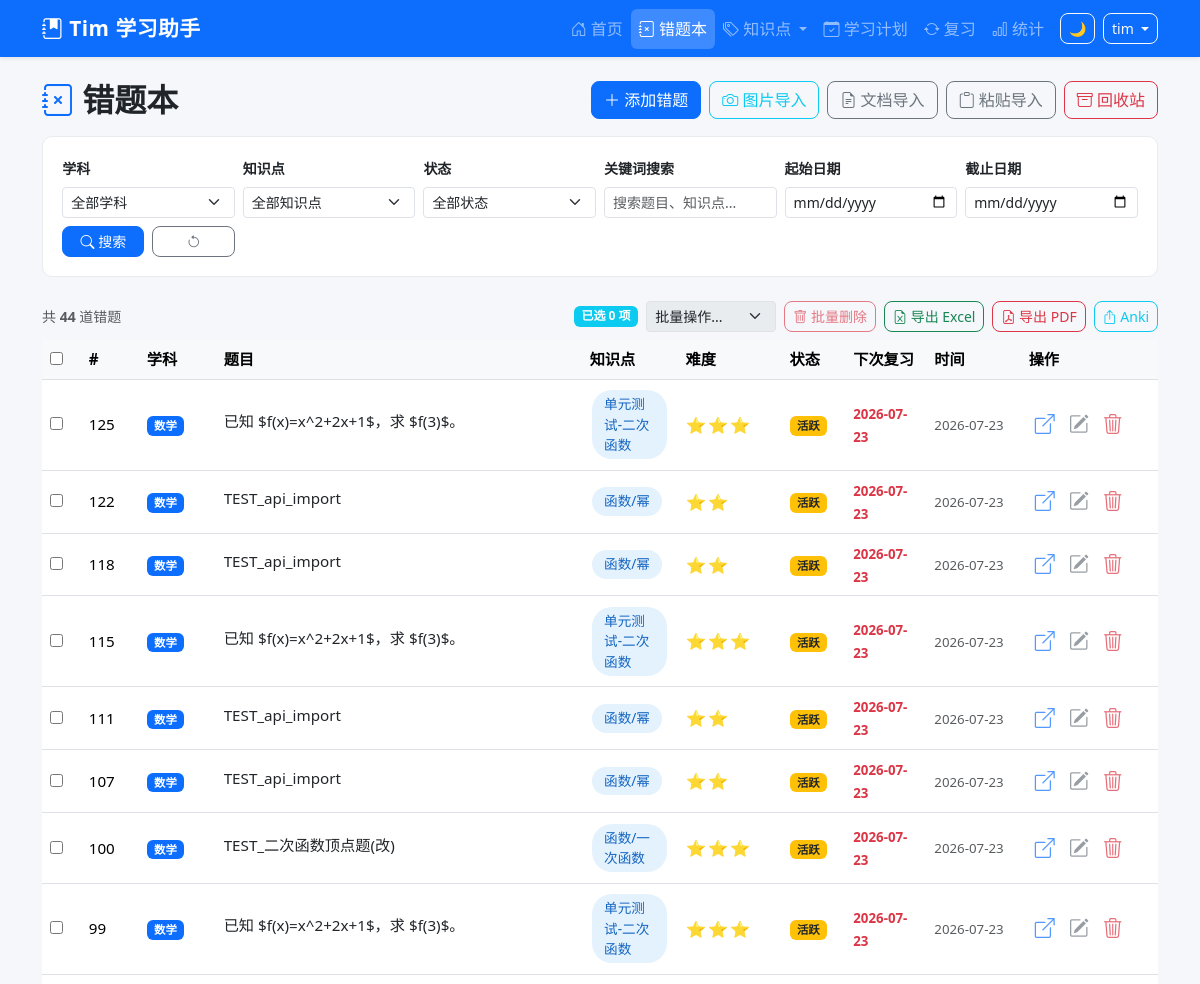
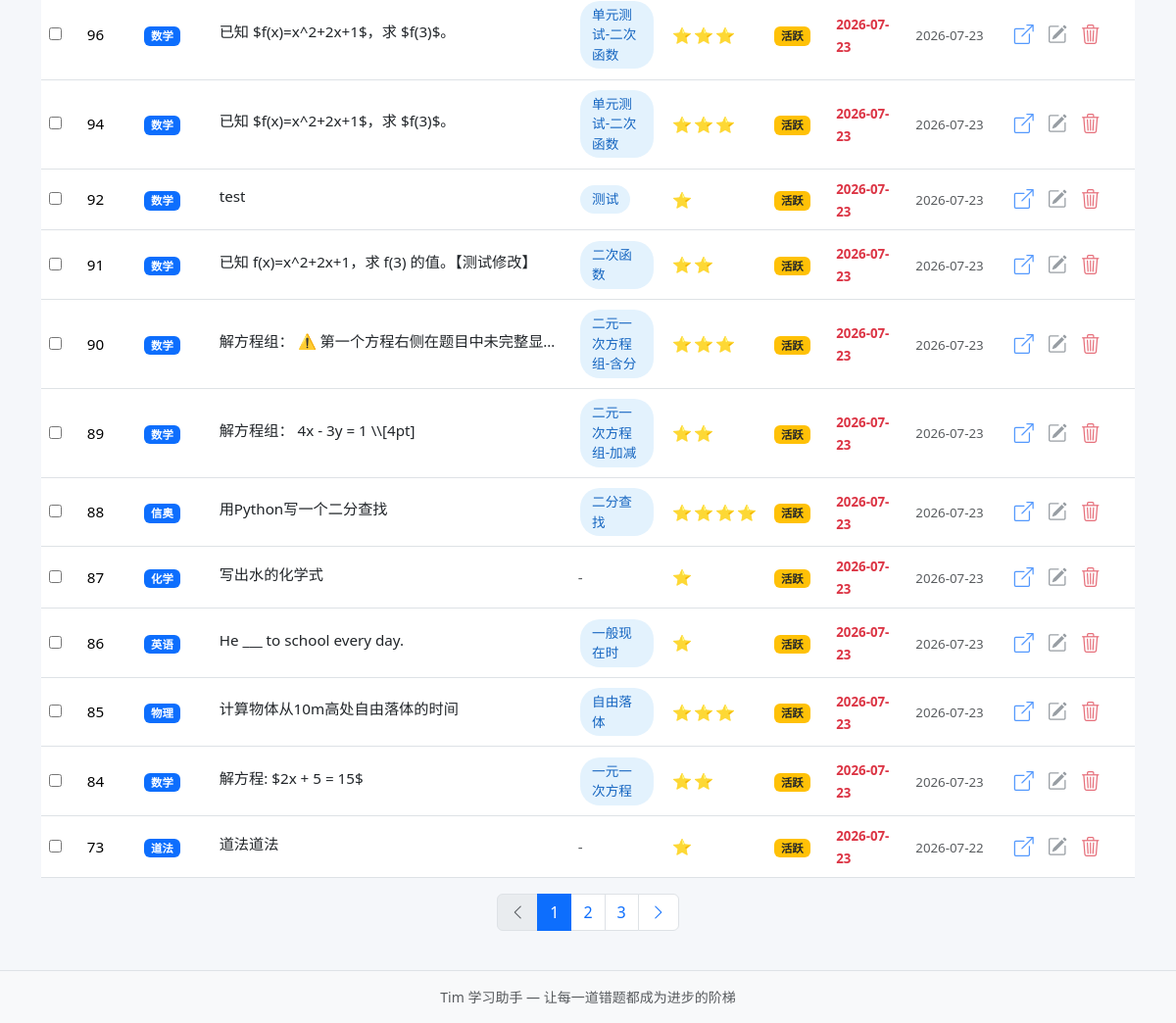
Page /questions (signed in) on the earlier database version (2 pictures, top to bottom).
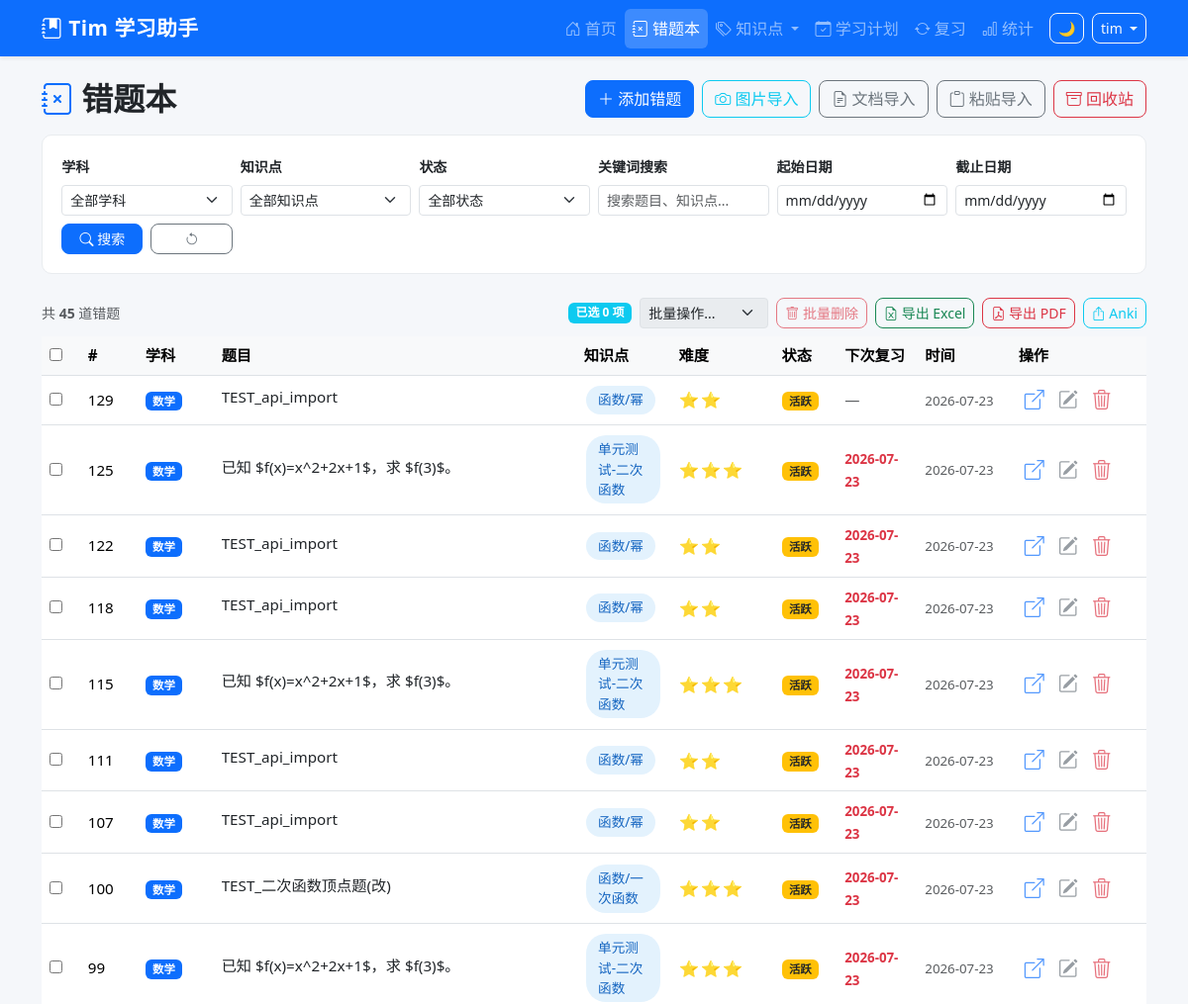
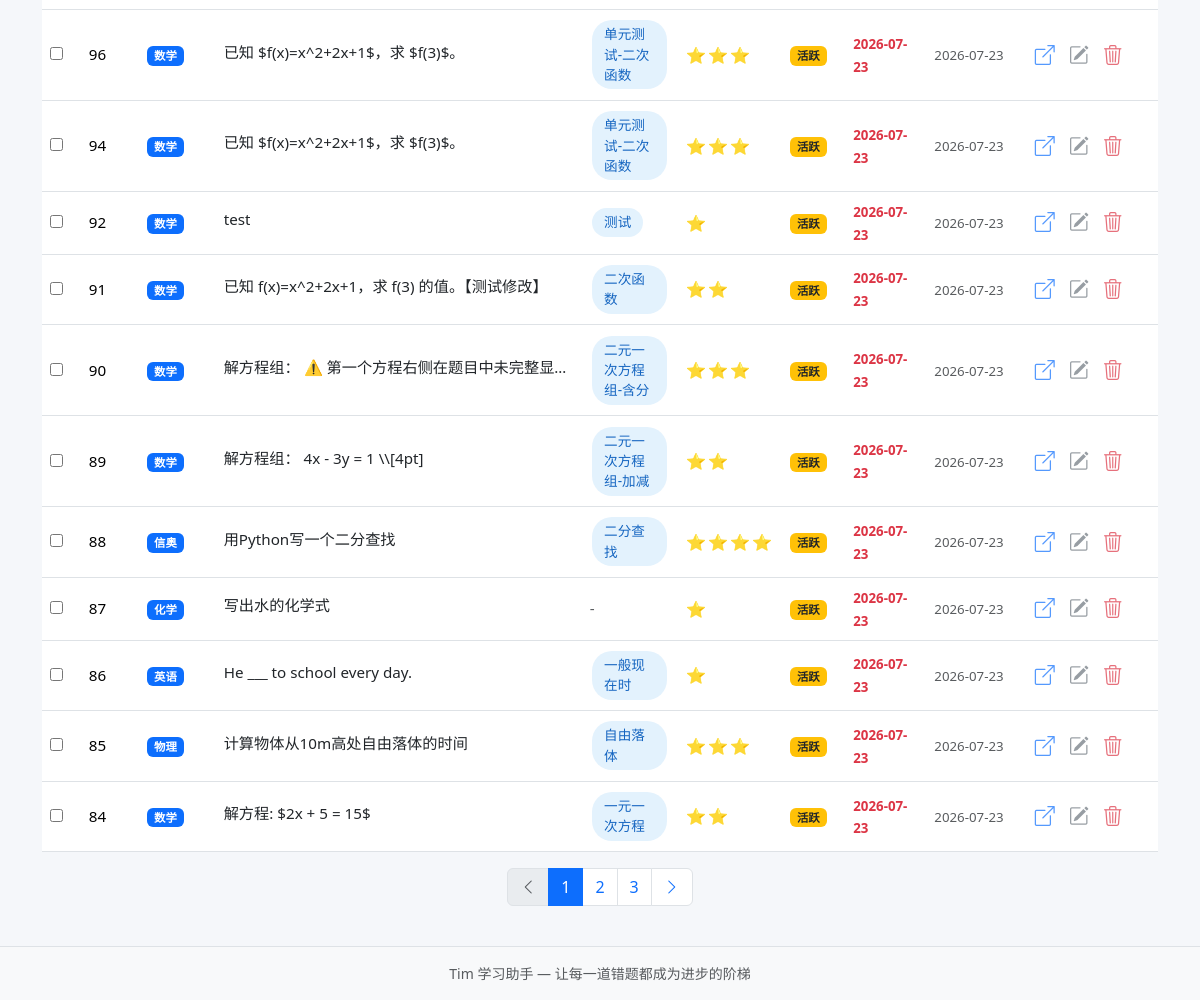
Same page on the later database version (2 pictures, top to bottom).
### tables this page shows
CREATE TABLE mistake_records (
            id INTEGER PRIMARY KEY AUTOINCREMENT,
            uuid TEXT NOT NULL,
            sys_platform TEXT NOT NULL DEFAULT 'web',
            bstudio_create_time TIMESTAMP DEFAULT CURRENT_TIMESTAMP,
            xueke TEXT NOT NULL,
            timu TEXT NOT NULL,
            xueshengdaan TEXT DEFAULT '',
            zhengquedaan TEXT DEFAULT '',
            cuowufenxi TEXT DEFAULT '',
            zhishidian TEXT DEFAULT '',
            difficulty INTEGER DEFAULT 1,
            review_count INTEGER DEFAULT 0,
            last_review_at TIMESTAMP,
            next_review_at TIMESTAMP,
            review_stage INTEGER DEFAULT 0,
            review_algorithm TEXT DEFAULT 'sm2',
            status TEXT DEFAULT 'active',
            updated_at TIMESTAMP DEFAULT CURRENT_TIMESTAMP
        , voice_data TEXT DEFAULT '');

### app.py (the view)
@app.route('/questions',)
@login_required
def question_list():
    page = request.args.get('page', 1, type=int)
    xueke_filter = request.args.get('xueke', '')
    zhishidian_filter = request.args.get('zhishidian', '')
    status_filter = request.args.get('status', '')
    keyword = request.args.get('keyword', '')
    date_from = request.args.get('date_from', '')
    date_to = request.args.get('date_to', '')
    where_clauses = ['1=1']
    params = []
    if xueke_filter:
        where_clauses.append('xueke = ?',)
        params.append(xueke_filter)
    if zhishidian_filter:
        where_clauses.append('zhishidian = ?',)
        params.append(zhishidian_filter)
    if status_filter:
        where_clauses.append('status = ?',)
        params.append(status_filter)
    if keyword:
        where_clauses.append('(timu LIKE ? OR zhishidian LIKE ? OR cuowufenxi LIKE ?)',)
        kw = '%' + keyword + '%'
        params.extend([kw, kw, kw])
    if date_from:
        where_clauses.append("bstudio_create_time >= ? || ' 00:00:00'")
        params.append(date_from)
    if date_to:
        where_clauses.append("bstudio_create_time <= ? || ' 23:59:59'")
        params.append(date_to)
    where_sql = ' AND '.join(where_clauses)
    total = query_db(
        f'SELECT COUNT(*) as cnt FROM mistake_records WHERE {where_sql}',
        params, one=True
    )['cnt']
    offset = (page - 1) * Config.PAGE_SIZE
    questions = query_db(
        f'''SELECT * FROM mistake_records WHERE {where_sql}
            ORDER BY bstudio_create_time DESC
            LIMIT ? OFFSET ?''',
        params + [Config.PAGE_SIZE, offset]
    )
    total_pages = max(1, (total + Config.PAGE_SIZE - 1) // Config.PAGE_SIZE)
    questions = rows_to_dicts(questions)
    for q in questions:
        q['timu_plain'] = strip_latex(q['timu'])
    knowledge_points = get_knowledge_points()
    resp = make_response(render_template('question_list.html',
        questions=questions,
        page=page,
        total_pages=total_pages,
        total=total,
        xueke_filter=xueke_filter,
        zhishidian_filter=zhishidian_filter,
        status_filter=status_filter,
        keyword=keyword,
        date_from=date_from,
        date_to=date_to,
        knowledge_points=knowledge_points,
        subjects=Config.get_subjects(),
        status_options=Config.STATUS_OPTIONS,
        today_str=date.today().isoformat(),
    ))
    return set_uuid_cookie(resp, g.user_uuid)

### templates/question_list.html (shortened to what this page needs)
{% extends "base.html" %}
{% block content %}
<div class="d-flex justify-content-between align-items-center mb-3">
    <h2 class="fw-bold mb-0"><i class="bi bi-journal-x text-primary"></i> 错题本</h2>
    <div class="d-flex gap-2">
        <a href="{{ url_for('add_question') }}" class="btn btn-primary">
            <i class="bi bi-plus-lg"></i> 添加错题
        </a>
        <a href="{{ url_for('ocr_import') }}" class="btn btn-outline-info">
            <i class="bi bi-camera"></i> 图片导入
        </a>
        <a href="{{ url_for('doc_import') }}" class="btn btn-outline-secondary">
            <i class="bi bi-file-earmark-text"></i> 文档导入
        </a>
        <a href="{{ url_for('paste_import') }}" class="btn btn-outline-secondary">
            <i class="bi bi-clipboard"></i> 粘贴导入
        </a>
        <a href="{{ url_for('question_deleted') }}" class="btn btn-outline-danger">
            <i class="bi bi-archive"></i> 回收站
        </a>
    </div>
</div>
<div class="filter-bar">
    <form method="GET" class="row g-2 align-items-end">
        <div class="col-md-2">
            <label class="form-label small fw-bold">学科</label>
            <select name="xueke" class="form-select form-select-sm">
                <option value="">全部学科</option>
            </select>
        </div>
        <div class="col-md-2">
            <label class="form-label small fw-bold">知识点</label>
            <select name="zhishidian" class="form-select form-select-sm">
                <option value="">全部知识点</option>
            </select>
        </div>
        <div class="col-md-2">
            <label class="form-label small fw-bold">状态</label>
            <select name="status" class="form-select form-select-sm">
                <option value="">全部状态</option>
            </select>
        </div>
        <div class="col-md-2">
            <label class="form-label small fw-bold">关键词搜索</label>
            <input type="text" name="keyword" class="form-control form-control-sm"
                   placeholder="搜索题目、知识点..." value="{{ keyword }}" id="keyword-search">
        </div>
        <div class="col-md-2">
            <label class="form-label small fw-bold">起始日期</label>
            <input type="date" name="date_from" class="form-control form-control-sm" value="{{ date_from }}">
        </div>
        <div class="col-md-2">
            <label class="form-label small fw-bold">截止日期</label>
            <input type="date" name="date_to" class="form-control form-control-sm" value="{{ date_to }}">
        </div>
        <div class="col-md-1">
            <button type="submit" class="btn btn-primary btn-sm w-100">
                <i class="bi bi-search"></i> 搜索
            </button>
        </div>
        <div class="col-md-1">
            <a href="{{ url_for('question_list') }}" class="btn btn-outline-secondary btn-sm w-100" title="重置">
                <i class="bi bi-arrow-counterclockwise"></i>
            </a>
        </div>
    </form>
</div>
<div class="d-flex justify-content-between align-items-center mb-2">
    <small class="text-muted">共 <strong id="total-count">{{ total }}</strong> 道错题</small>
    <div class="d-flex gap-2">
        <div id="batch-toolbar" class="d-flex align-items-center gap-2" style="display:none;">
            <span class="badge bg-info" id="sel-count-badge">已选 <span id="sel-count">0</span> 项</span>
            <select id="batch-action" class="form-select form-select-sm" style="width:auto;">
                <option value="">批量操作...</option>
            </select>
            <button class="btn btn-outline-danger btn-sm" id="batch-delete-btn" onclick="batchDelete()" disabled>
                <i class="bi bi-trash"></i> 批量删除
            </button>
        </div>
        <a href="{{ url_for('export_excel') }}" class="btn btn-outline-success btn-sm">
            <i class="bi bi-file-earmark-excel"></i> 导出 Excel
        </a>
        <a href="{{ url_for('export_pdf') }}" class="btn btn-outline-danger btn-sm">
            <i class="bi bi-file-earmark-pdf"></i> 导出 PDF
        </a>
        <a href="{{ url_for('export_anki') }}" class="btn btn-outline-info btn-sm">
            <i class="bi bi-box-arrow-up"></i> Anki
        </a>
    </div>
</div>
{% if questions %}
<div class="table-responsive">
    <table class="table table-hover align-middle">
        <thead>
            <tr>
                <th style="width: 40px;">
                    <input type="checkbox" id="select-all" title="全选本页" style="display:none;">
                </th>
                <th style="width: 60px;">#</th>
                <th style="width: 80px;">学科</th>
                <th>题目</th>
                <th style="width: 100px;">知识点</th>
                <th style="width: 70px;">难度</th>
                <th style="width: 65px;">状态</th>
                <th style="width: 85px;">下次复习</th>
                <th style="width: 100px;">时间</th>
                <th style="width: 140px;">操作</th>
            </tr>
        </thead>
        <tbody>
            {% for q in questions %}
            <tr>
                <td><input type="checkbox" class="row-select" value="{{ q['id'] }}" aria-label="选择此题"></td>
                <td>{{ q['id'] }}</td>
                <td><span class="badge bg-primary">{{ q['xueke'] }}</span></td>
                <td>
                    <a href="{{ url_for('question_detail', question_id=q['id']) }}" class="text-decoration-none text-dark">
                        <span class="text-truncate d-inline-block" style="max-width: 350px;">
                            {{ q.get('timu_plain', q['timu'][:60]) }}
                        </span>
                    </a>
                </td>
                <td>
                    {% if q['zhishidian'] %}
                    <span class="knowledge-badge">{{ q['zhishidian'][:10] }}</span>
                    {% else %}
                    <span class="text-muted">-</span>
                    {% endif %}
                </td>
                <td>
                    <span class="difficulty-stars">{{ '⭐' * q['difficulty'] }}</span>
                </td>
                <td>
                    {% if q['status'] == 'active' %}
                    <span class="badge bg-warning text-dark">活跃</span>
                    {% elif q['status'] == 'mastered' %}
                    <span class="badge bg-success">已掌握</span>
                    {% else %}
                    <span class="badge bg-secondary">已归档</span>
                    {% endif %}
                </td>
                <td>
                    {% if q['next_review_at'] %}
                    <small {% if q['next_review_at'][:10] <= today_str %}class="text-danger fw-bold"{% else %}class="text-muted"{% endif %}>
                        {{ q['next_review_at'][:10] }}
                    </small>
                    {% else %}
                    <span class="text-muted">—</span>
                    {% endif %}
                </td>
                <td><small class="text-muted">{{ q['bstudio_create_time'][:10] }}</small></td>
                <td>
                    <div class="action-btns">
                        <a href="{{ url_for('question_detail', question_id=q['id']) }}" class="btn btn-link text-primary p-1" title="查看">
                            <i class="bi bi-box-arrow-up-right"></i>
                        </a>
                        <a href="{{ url_for('edit_question', question_id=q['id']) }}" class="btn btn-link text-secondary p-1" title="编辑">
                            <i class="bi bi-pencil-square"></i>
                        </a>
                        <form method="POST" action="{{ url_for('delete_question', question_id=q['id']) }}" class="d-inline">
                            <button type="submit" class="btn btn-link text-danger p-1" title="删除"
                                    data-confirm="确定要删除这道错题吗？">
                                <i class="bi bi-trash3"></i>
                            </button>
                        </form>
                    </div>
                </td>
            </tr>
            {% endfor %}
        </tbody>
    </table>
</div>
{% if total_pages > 1 %}
<nav>
    <ul class="pagination justify-content-center">
        <li class="page-item {% if page <= 1 %}disabled{% endif %}">
            <a class="page-link" href="{{ url_for('question_list', page=page-1, xueke=xueke_filter, zhishidian=zhishidian_filter, status=status_filter, keyword=keyword) }}">
                <i class="bi bi-chevron-left"></i>
            </a>
        </li>
        {% for p in range(1, total_pages + 1) %}
            {% if p == 1 or p == total_pages or (p >= page - 2 and p <= page + 2) %}
            <li class="page-item {% if p == page %}active{% endif %}">
                <a class="page-link" href="{{ url_for('question_list', page=p, xueke=xueke_filter, zhishidian=zhishidian_filter, status=status_filter, keyword=keyword) }}">{{ p }}</a>
            </li>
            {% elif p == page - 3 or p == page + 3 %}
            <li class="page-item disabled"><span class="page-link">...</span></li>
            {% endif %}
        {% endfor %}
        <li class="page-item {% if page >= total_pages %}disabled{% endif %}">
            <a class="page-link" href="{{ url_for('question_list', page=page+1, xueke=xueke_filter, zhishidian=zhishidian_filter, status=status_filter, keyword=keyword) }}">
                <i class="bi bi-chevron-right"></i>
            </a>
        </li>
    </ul>
</nav>
{% endif %}
{% endif %}
{% endblock %}

### templates/base.html (shortened to what this page needs)
<!DOCTYPE html>
<html lang="zh-CN">
<head>
    <link href="https://cdn.jsdelivr.net/npm/bootstrap@5.3.2/dist/css/bootstrap.min.css" rel="stylesheet">
    <link href="https://cdn.jsdelivr.net/npm/bootstrap-icons@1.11.3/font/bootstrap-icons.css" rel="stylesheet">
    <link href="{{ url_for('static', filename='css/style.css') }}" rel="stylesheet">
    <link rel="stylesheet" href="https://cdn.jsdelivr.net/npm/katex@0.16.9/dist/katex.min.css">
</head>
<body>
    <nav class="navbar navbar-expand-lg navbar-dark bg-primary shadow-sm">
        <div class="container">
            <a class="navbar-brand fw-bold" href="{{ url_for('index') }}">
                <i class="bi bi-journal-bookmark-fill"></i> Tim 学习助手
            </a>
            <div class="collapse navbar-collapse" id="navbarNav">
                <ul class="navbar-nav ms-auto">
                    <li class="nav-item">
                        <a class="nav-link {% if request.path == '/' %}active{% endif %}" href="{{ url_for('index') }}">
                            <i class="bi bi-house-door"></i> 首页
                        </a>
                    </li>
                    <li class="nav-item">
                        <a class="nav-link {% if request.path.startswith('/questions') %}active{% endif %}" href="{{ url_for('question_list') }}">
                            <i class="bi bi-journal-x"></i> 错题本
                        </a>
                    </li>
                    <li class="nav-item dropdown">
                        <a class="nav-link dropdown-toggle {% if request.path in ('/knowledge-points','/knowledge-map') %}active{% endif %}" href="#" id="kpDropdown" role="button" data-bs-toggle="dropdown" aria-expanded="false">
                            <i class="bi bi-tags"></i> 知识点
                        </a>
                    </li>
                    <li class="nav-item">
                        <a class="nav-link {% if request.path.startswith('/study-plans') %}active{% endif %}" href="{{ url_for('study_plans') }}">
                            <i class="bi bi-calendar-check"></i> 学习计划
                        </a>
                    </li>
                    <li class="nav-item">
                        <a class="nav-link {% if request.path.startswith('/review') %}active{% endif %}" href="{{ url_for('review_plan') }}">
                            <i class="bi bi-arrow-repeat"></i> 复习
                        </a>
                    </li>
                    <li class="nav-item">
                        <a class="nav-link {% if request.path == '/statistics' %}active{% endif %}" href="{{ url_for('statistics') }}">
                            <i class="bi bi-bar-chart"></i> 统计
                        </a>
                    </li>
                </ul>
                <button id="dark-toggle" class="btn btn-outline-light btn-sm ms-2" title="切换暗色模式" onclick="toggleDark()">🌙</button>
                {% if session.username %}
                <div class="dropdown ms-2">
                    <button class="btn btn-outline-light btn-sm dropdown-toggle" data-bs-toggle="dropdown">
                        {{ session.username }}
                    </button>
                </div>
                {% endif %}
            </div>
        </div>
    </nav>
    <main class="container py-4">
        {% block content %}{% endblock %}
    </main>
    <footer class="bg-light py-3 mt-auto border-top">
        <div class="container text-center text-muted small">
            Tim 学习助手 &mdash; 让每一道错题都成为进步的阶梯
        </div>
    </footer>
</body>
</html>

Differences in the rows shown:
no longer on this page (row unchanged): mistake_records: id "73", xueke "道法", get "道法道法", difficulty "⭐", status "活跃", next_review_at "2026-07-23", bstudio_create_time "2026-07-22"
added mistake_records: id "129", xueke "数学", get "TEST_api_import", zhishidian "函数/幂", difficulty "⭐⭐", status "活跃", bstudio_create_time "2026-07-23"
Other differences:
{{ total }}: "44" → "45"
